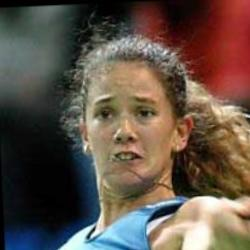
#> input picture arcFace_dataset/Patty_Schnyder/Patty_Schnyder_0001.jpg, 250 x 250 px; its folder holds 3 pictures in this run
$ python data_preprocess.py
#> lines starting #> are read from the running program, lines starting #| are printed output that depends on the picture
from skimage.io import imread
import numpy as np
import glob
from sklearn.model_selection import train_test_split
import os

# assign indices to class names
label_dict = {
    "Patty_Schnyder": 0,
    "Paul_Bremer": 1,
    "Paul_Burrell": 2,
    "Paul_Martin": 3,
    "Paul_McCartney": 4,
    "Paul_ONeill": 5,
    "Paul_Wolfowitz": 6,
    "Pedro_Almodovar": 7,
    "Pervez_Musharraf": 8,
    "Pete_Sampras": 9,
    "Peter_Struck": 10,
    "Pierce_Brosnan": 11,
    "Queen_Elizabeth_II": 12,
    "Rachel_Hunter": 13,
    "Ralf_Schumacher": 14,
    "Ralph_Lauren": 15,
    "Raquel_Welch": 16,
    "Ray_Nagin": 17
}
# Reverse keys and values for the dictionary
label_dict = {v: k for k, v in label_dict.items()}

def get_data(id):
    """
    Gets images and labels for category defined by index "id"

    Parameters:
        id (int): class index

    Returns:
        tuple: A tuple containing:
            - images (list): List of NumPy arrays representing images.
            - labels (list): List of labels corresponding to the images.
            - num_images (int): Number of images for the specified label.
    """
#> called with id = 0
    person = label_dict[id]
    images = [imread(file) for file in glob.glob('./arcFace_dataset/' + person + '/*.jpg')]
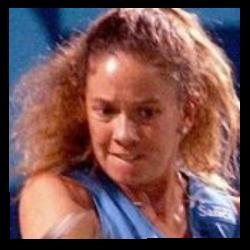
#> input picture arcFace_dataset/Patty_Schnyder/Patty_Schnyder_0002.jpg, 250 x 250 px
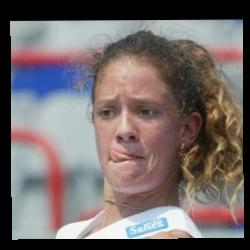
#> input picture arcFace_dataset/Patty_Schnyder/Patty_Schnyder_0003.jpg, 250 x 250 px
#> images = 3 items
    images = np.stack(images)
    images = images.astype(np.float64)
    labels = np.full(shape=images.shape[0], fill_value=id)
#> labels = [0, 0, 0]
    return images, labels, images.shape[0]

def get_count_dict(arr):
    """
    Returns Count of Unique categories in a Numpy Array as a Python Dictionary

    Parameters:
        arr (numpy.ndarray): NumPy array of class labels.
    Returns:
        dict: A dictionary where keys are unique categories and values are their counts.
    """
    unique, counts = np.unique(arr, return_counts=True)
    return dict(zip(unique, counts))

keys = list(label_dict.keys())
sizes = []
total_images, total_labels, size = get_data(0)
#> total_labels = [0, 0, 0]; size = 3
sizes.append(size)
for key in keys[1:]:
    images, labels, size = get_data(key)
#> call 2 of get_data, with id = 1
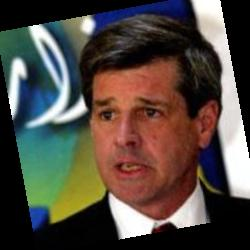
#> input picture arcFace_dataset/Paul_Bremer/Paul_Bremer_0001.jpg, 250 x 250 px
#> in get_data (call 2), `images = [imread(file) for file in glob.glob('./arcFace_dataset/' + pe..`: images = 1 item
#> labels = [1]; size = 1
    sizes.append(size)
    total_images = np.concatenate((total_images, images))
    total_labels = np.concatenate((total_labels, labels))
#> total_labels = [0, 0, 0, 1]
#> (the run stopped early here; a loop or call above may not have finished)
